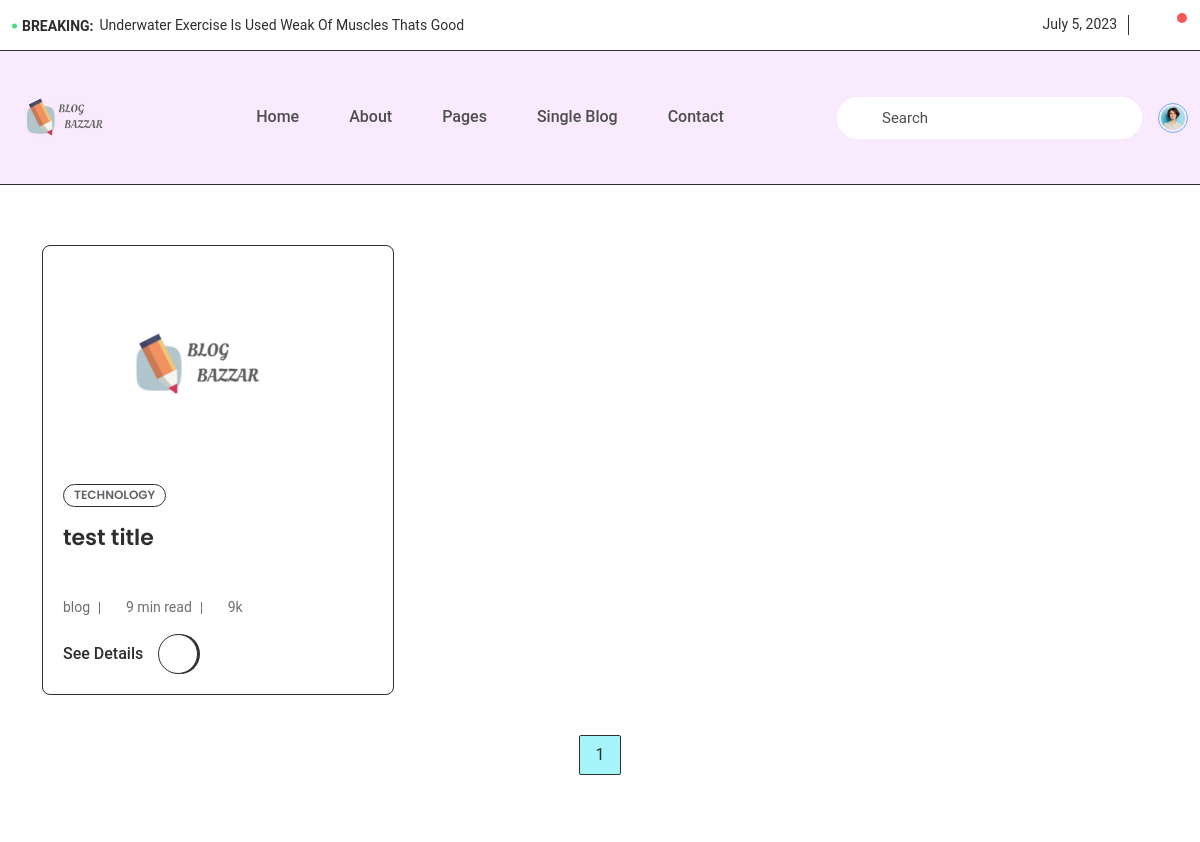
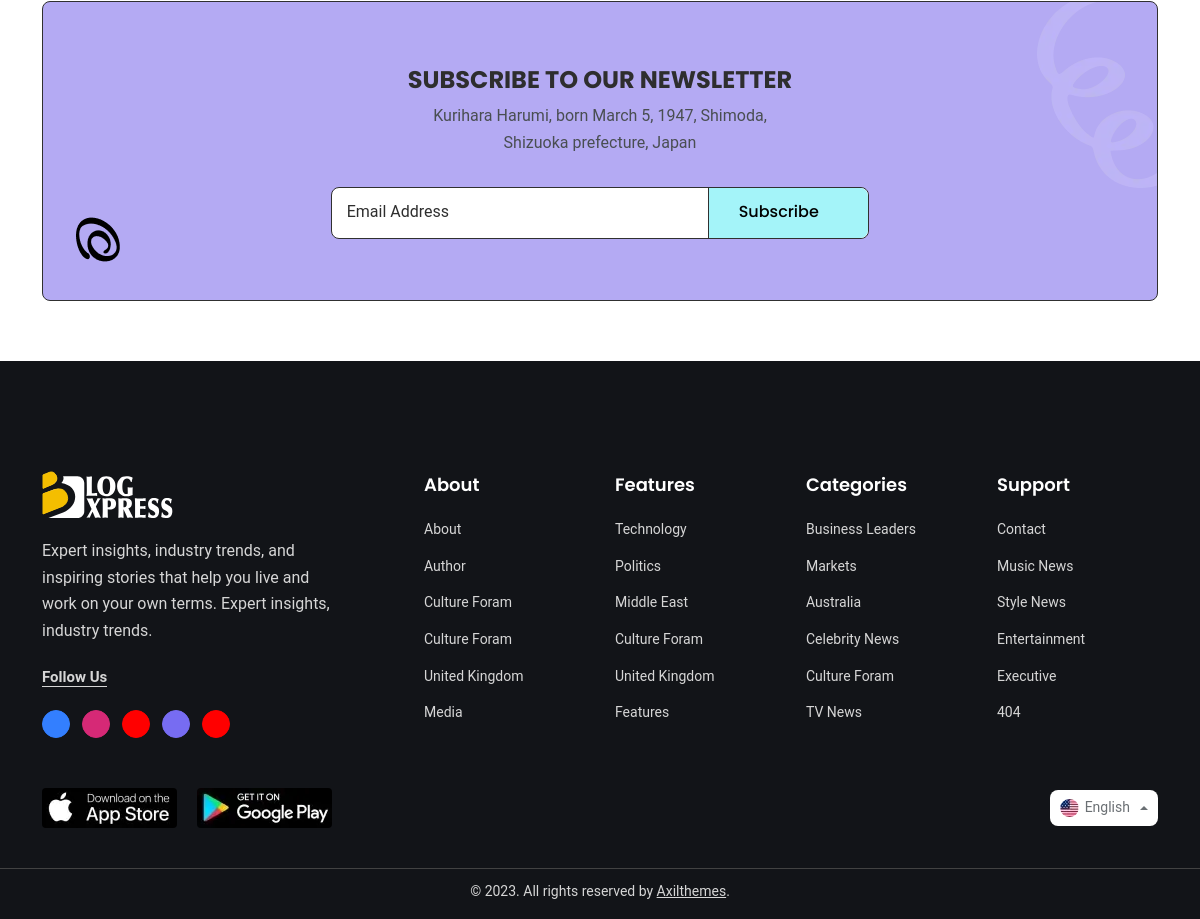
Page /blog/category/technology/ on the committed database (2 pictures, top to bottom).
### blog_app/models.py (models this page shows)
class Post(models.Model):
    title = models.CharField(max_length=255)
    content = models.TextField()
    category = models.ForeignKey(Category, on_delete=models.CASCADE)
    image=models.ImageField(upload_to='images/')
    created_at = models.DateTimeField(auto_now_add=True)
    updated_at = models.DateTimeField(auto_now=True)
    author = models.ForeignKey(User, on_delete=models.CASCADE)
    clicks = models.IntegerField(default=0, blank=True)

class Category(models.Model):
    name = models.CharField(max_length=255)
    slug = models.SlugField(unique=True)

### blog_app/views.py (the view, shortened to what this page needs)
# urls.py: path('blog/category/<slug:category_slug>/', views.post_list_by_category, name='post_list_by_category_paginated'),
def post_list_by_category(request, category_slug):
    category = get_object_or_404(Category, slug=category_slug)
    posts = Post.objects.filter(category=category)
    page_number = request.GET.get('page', 1)
    paginator = Paginator(posts, 9)
    page_obj = paginator.get_page(page_number)
    for post in page_obj.object_list:
      post.author_name = 'Admin' if request.session.get('user') == 'admin' else post.author.username
    for post in posts:
        print('POST IMAGE', post.image.url)  # Print the image URL
    image_urls = [post.image.url for post in posts]
    context = {
        'posts': page_obj.object_list,  # Use page_obj.object_list instead of posts
        'category': category,
        'image_urls': image_urls,
        'page_obj':page_obj,
        'url_path': request.path  # Pass the URL path to the template
    }
    for i in posts:
        print(i.author.username)
    return render(request, 'postlist_by_category.html', context)

### blog_app/templates/postlist_by_category.html (shortened to what this page needs)
        {% extends 'base.html' %}
        {% load static %}
        {% block nav %}
        <section class="archive-wrap-layout-3 space-top-60 bg-color-light-1 transition-default">
            <div class="container">
                <div class="row g-3">
                    {% for post in posts %}
                    <div class="col-xl-4 col-md-6 col-12">
                        <div class="animated-border border-style-large transition-default">
                            <div class="animation-child post-box-layout18 box-border-dark-1 radius-default padding-20 bg-color-light-1 transition-default">
                                <div class="figure-holder radius-default" style="display: flex; justify-content: center; align-items: center;">
                                    {% if post.image %}
                                    <a class=""><img src="{{ post.image.url }}"style="display: block; width: 500px; height: 200px; object-fit: cover;"  alt="Post"></a>
                                    {% else %}
                                     <p>No image available</p>
                                     {% endif %}
                                </div>
                                <div class="content-holder">
                                    <div class="entry-category style-2 color-dark-1-fixed">
                                        <ul>
                                            <li>
                                                <a href="{% url 'post_list_by_category_paginated' category.slug  %}">{{ category.name }}</a>
                                            </li>
                                        </ul>
                                    </div>
                                    <h3 class="entry-title color-dark-1 underline-animation"><a class="link-wrap">{{ post.title }}</a></h3>
                                    <ul class="entry-meta color-dark-1">
                                        <li class="post-author">
                                            <a>
                                                {{ post.author_name }}
                                            </a>
                                        </li>
                                        <li>
                                            <i class="regular-clock-circle"></i>9 min read
                                        </li>
                                        <li>
                                            <i class="regular-eye"></i>9k
                                        </li>
                                    </ul>
                                    <a href="{% url 'post_details' post.category.slug post.id %}" class="btn-text color-dark-1 mt-3">See Details<span class="icon-holder"><i class="regular-arrow-right"></i></span></a>
                                </div>
                            </div>
                        </div>
                    </div>
                    {% endfor %}
                </div>
            </div>
                    <div class="template-pagination pagination-center">
                        <ul>
                            {% if page_obj.has_previous %}
                                <li><a href="{% url 'post_list_by_category_paginated' category.slug %}?page={{ page_obj.previous_page_number }}">Prev</a></li>
                            {% else %}
                                <li class="disabled"></li>
                            {% endif %}
                            {% for page in page_obj.paginator.page_range %}
                                {% if page >= page_obj.number|add:-1 and page <= page_obj.number|add:1 %}
                                    <li {% if page == page_obj.number %}class="selected"{% endif %}>
                                        <a href="{% url 'post_list_by_category_paginated' category.slug %}?page={{ page }}">{{ page }}</a>
                                    </li>
                                {% endif %}
                            {% endfor %}
                            {% if page_obj.has_next %}
                                <li><a href="{% url 'post_list_by_category_paginated' category.slug %}?page={{ page_obj.next_page_number }}">Next</a></li>
                            {% else %}
                                <li class="disabled"></li>
                            {% endif %}
                        </ul>
                    </div>
            </section>
                    {% endblock nav %}

### rows in the picture
Post: image (picture), title "test title", author_name "blog"
Category: name "TECHNOLOGY"

### other values in the picture
{{ page }} "1"
